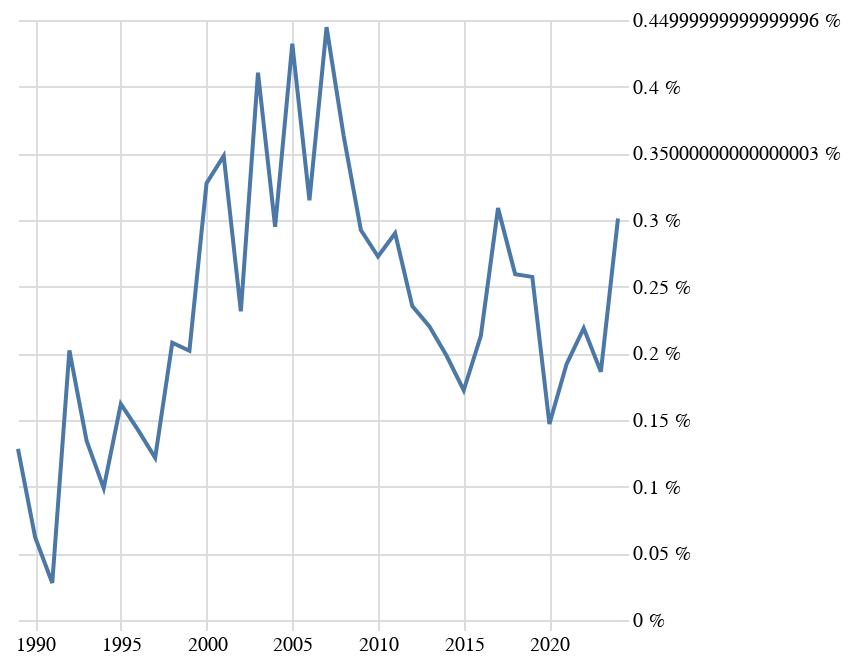

Source (notebook cell):
### Code cell
grafik("aforismy")

### Figure 1 — Vega-Lite specification as saved in the notebook (floating-point values rounded to 4 significant figures)
{"config": {"title": {"font": "Noticia Text", "fontSize": 14, "anchor": "start", "lineHeight": 21, "fontWeight": "bolder", "subtitleFont": "Noticia Text", "subtitleFontSize": 12, "subtitlePadding": 12, "dy": -12}, "axis": {"labelFont": "Asap", "titleFont": "Asap", "fontWeight": "lighter", "titleFontWeight": "lighter", "labelFontSize": 10, "titleFontSize": 10, "labelPadding": 2, "titlePadding": 10, "domainOpacity": 0, "tickColor": "#DCDDD6"}, "legend": {"labelFont": "Asap", "labelFontWeight": "normal", "titleFont": "Asap", "titleFontWeight": "normal", "labelFontSize": 10, "titleFontSize": 10}, "view": {"stroke": "transparent"}}, "data": {"name": "data-82f345898c355620239cfc3813e0eb50"}, "mark": {"type": "line"}, "encoding": {"x": {"axis": {"title": null}, "field": "rok", "type": "temporal"}, "y": {"axis": {"domainOpacity": 0, "labelExpr": "datum.label * 100 + ' %'", "orient": "right", "tickColor": "#DCDDD6", "title": null}, "field": "podil", "type": "quantitative"}}, "$schema": "https://vega.github.io/schema/vega-lite/v5.8.0.json", "datasets": {"data-82f345898c355620239cfc3813e0eb50": [{"pocet": 4, "rok": "1989-01-01T00:00:00", "len_right": 3115, "podil": 0.001284, "zanr": "aforismy"}, {"pocet": 2, "rok": "1990-01-01T00:00:00", "len_right": 3220, "podil": 0.0006211, "zanr": "aforismy"}, {"pocet": 1, "rok": "1991-01-01T00:00:00", "len_right": 3598, "podil": 0.0002779, "zanr": "aforismy"}, {"pocet": 9, "rok": "1992-01-01T00:00:00", "len_right": 4452, "podil": 0.002022, "zanr": "aforismy"}, {"pocet": 8, "rok": "1993-01-01T00:00:00", "len_right": 5949, "podil": 0.001345, "zanr": "aforismy"}, {"pocet": 6, "rok": "1994-01-01T00:00:00", "len_right": 6067, "podil": 0.000989, "zanr": "aforismy"}, {"pocet": 11, "rok": "1995-01-01T00:00:00", "len_right": 6784, "podil": 0.001621, "zanr": "aforismy"}, {"pocet": 10, "rok": "1996-01-01T00:00:00", "len_right": 7014, "podil": 0.001426, "zanr": "aforismy"}, {"pocet": 9, "rok": "1997-01-01T00:00:00", "len_right": 7395, "podil": 0.001217, "zanr": "aforismy"}, {"pocet": 15, "rok": "1998-01-01T00:00:00", "len_right": 7210, "podil": 0.00208, "zanr": "aforismy"}, {"pocet": 15, "rok": "1999-01-01T00:00:00", "len_right": 7427, "podil": 0.00202, "zanr": "aforismy"}, {"pocet": 25, "rok": "2000-01-01T00:00:00", "len_right": 7629, "podil": 0.003277, "zanr": "aforismy"}, {"pocet": 27, "rok": "2001-01-01T00:00:00", "len_right": 7757, "podil": 0.003481, "zanr": "aforismy"}, {"pocet": 18, "rok": "2002-01-01T00:00:00", "len_right": 7776, "podil": 0.002315, "zanr": "aforismy"}, {"pocet": 33, "rok": "2003-01-01T00:00:00", "len_right": 8038, "podil": 0.004105, "zanr": "aforismy"}, {"pocet": 25, "rok": "2004-01-01T00:00:00", "len_right": 8477, "podil": 0.002949, "zanr": "aforismy"}, {"pocet": 38, "rok": "2005-01-01T00:00:00", "len_right": 8791, "podil": 0.004323, "zanr": "aforismy"}, {"pocet": 29, "rok": "2006-01-01T00:00:00", "len_right": 9212, "podil": 0.003148, "zanr": "aforismy"}, {"pocet": 42, "rok": "2007-01-01T00:00:00", "len_right": 9446, "podil": 0.004446, "zanr": "aforismy"}, {"pocet": 35, "rok": "2008-01-01T00:00:00", "len_right": 9643, "podil": 0.00363, "zanr": "aforismy"}, {"pocet": 27, "rok": "2009-01-01T00:00:00", "len_right": 9230, "podil": 0.002925, "zanr": "aforismy"}, {"pocet": 26, "rok": "2010-01-01T00:00:00", "len_right": 9538, "podil": 0.002726, "zanr": "aforismy"}, {"pocet": 28, "rok": "2011-01-01T00:00:00", "len_right": 9652, "podil": 0.002901, "zanr": "aforismy"}, {"pocet": 22, "rok": "2012-01-01T00:00:00", "len_right": 9345, "podil": 0.002354, "zanr": "aforismy"}, {"pocet": 21, "rok": "2013-01-01T00:00:00", "len_right": 9541, "podil": 0.002201, "zanr": "aforismy"}, {"pocet": 19, "rok": "2014-01-01T00:00:00", "len_right": 9587, "podil": 0.001982, "zanr": "aforismy"}, {"pocet": 17, "rok": "2015-01-01T00:00:00", "len_right": 9866, "podil": 0.001723, "zanr": "aforismy"}, {"pocet": 20, "rok": "2016-01-01T00:00:00", "len_right": 9386, "podil": 0.002131, "zanr": "aforismy"}, {"pocet": 29, "rok": "2017-01-01T00:00:00", "len_right": 9388, "podil": 0.003089, "zanr": "aforismy"}, {"pocet": 25, "rok": "2018-01-01T00:00:00", "len_right": 9637, "podil": 0.002594, "zanr": "aforismy"}, {"pocet": 24, "rok": "2019-01-01T00:00:00", "len_right": 9326, "podil": 0.002573, "zanr": "aforismy"}, {"pocet": 13, "rok": "2020-01-01T00:00:00", "len_right": 8845, "podil": 0.00147, "zanr": "aforismy"}, {"pocet": 17, "rok": "2021-01-01T00:00:00", "len_right": 8856, "podil": 0.00192, "zanr": "aforismy"}, {"pocet": 19, "rok": "2022-01-01T00:00:00", "len_right": 8682, "podil": 0.002188, "zanr": "aforismy"}, {"pocet": 15, "rok": "2023-01-01T00:00:00", "len_right": 8054, "podil": 0.001862, "zanr": "aforismy"}, {"pocet": 22, "rok": "2024-01-01T00:00:00", "len_right": 7306, "podil": 0.003011, "zanr": "aforismy"}]}}
